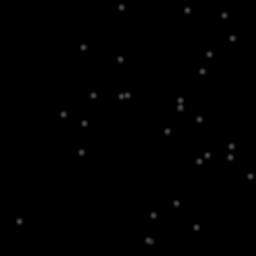
//> input picture Condensation/Code_texture (back up)/heightMap/heightMap.png, 256 x 256 px
$ ./normalMap   (built with g++ and OpenCV 4)
//> lines starting //> are read from the running program, lines starting //| are printed output that depends on the picture
//> further down, heightMap is the input picture: 256 rows x 256 cols, CV_8UC1; min 0, max 74, mean 0.7
#include <iostream>
#include <opencv2/opencv.hpp>
#include <glm/glm.hpp>
#include <glm/gtc/matrix_transform.hpp>
#include <glm/gtc/type_ptr.hpp>
#include <glm/gtx/rotate_vector.hpp>
#include <glm/gtx/vector_angle.hpp>

// dibagian bawah muncul garis putih

const int height = 1024;
const int width = 1024;

float z = -1;

int sobel_x[3][3] = {
    1, 0, -1,
    2, 0, -2,
    1, 0, -1
};

int sobel_y[3][3] = {
    1,  2,  1,
    0,  0,  0,
    -1, -2, -1
};


void checkCoordinate(int *x, int *y) {
    if (*x < 0) *x += 1;
    if (*y < 0) *y += 1;
    if (*x > width - 1) *x -= 1;
    if (*y > height - 1) *y -= 1;
}

void offsetAndClamp(int *value) {
    *value += 128;
    if (*value < 0) *value = 0;
    else if(*value > 255) *value = 255;
}

// camera ke z-

void calcGradient(cv::Mat heightMap, cv::Mat *grad_x, cv::Mat *grad_y) {
    for (int y = 0; y < height; y++) {
        for (int x = 0; x < width; x++) {
            int value_x = 0;
            int value_y = 0;
            for (int i = 0; i < 3; i++) {
                for (int j = 0; j < 3; j++) {
                    int y_i = y-1+i;
                    int x_i = x-1+j;
                    checkCoordinate(&x_i, &y_i);
                    value_x += sobel_x[i][j] * heightMap.at<unsigned char>(y_i,x_i);
                    value_y += sobel_y[i][j] * heightMap.at<unsigned char>(y_i, x_i);
                }
            }
            offsetAndClamp(&value_x);
            offsetAndClamp(&value_y);
            grad_x->at<unsigned char>(y,x) = value_x;
            grad_y->at<unsigned char>(y,x) = value_y;
        }
    }
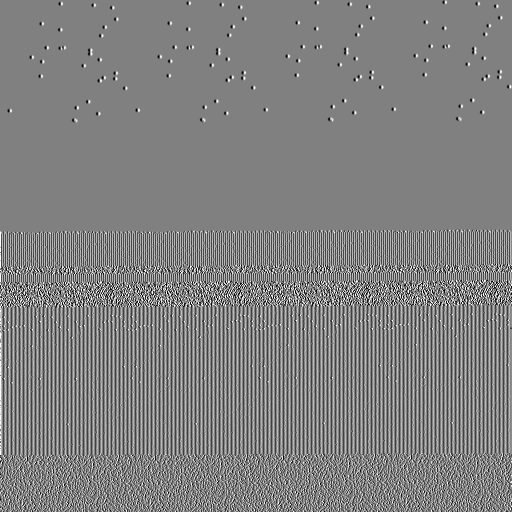
//> grad_x: 1024 rows x 1024 cols, CV_8UC1 (shown at 1/2 size); min 0, max 255, mean 127.9
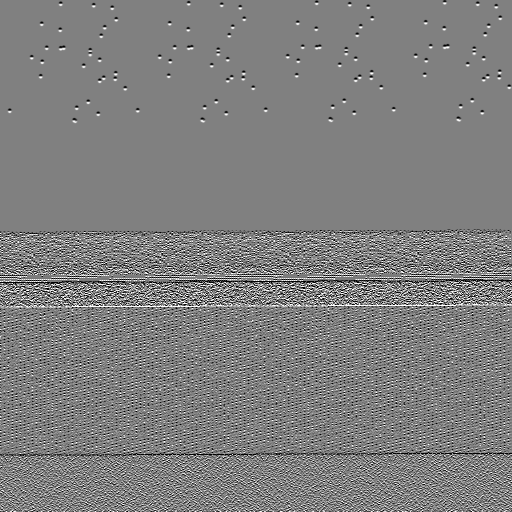
//> grad_y: 1024 rows x 1024 cols, CV_8UC1 (shown at 1/2 size); min 0, max 255, mean 126.7
}

void generateNormalMap(cv::Mat *normalMap, cv::Mat grad_x, cv::Mat grad_y) {
    for (int y = 0; y < height; y++) {
    int i = 0;
    int j = 0;
        for (int x = 0; x < width * 3 ; x +=3) {
            normalMap->at<unsigned char>(y,x) = 255;
            // std::cout << x << std::endl;
            normalMap->at<unsigned char>(y,x+1) = grad_y.at<unsigned char>(y, i++);
            normalMap->at<unsigned char>(y,x+2) = grad_x.at<unsigned char>(y, j++);
        }
    }
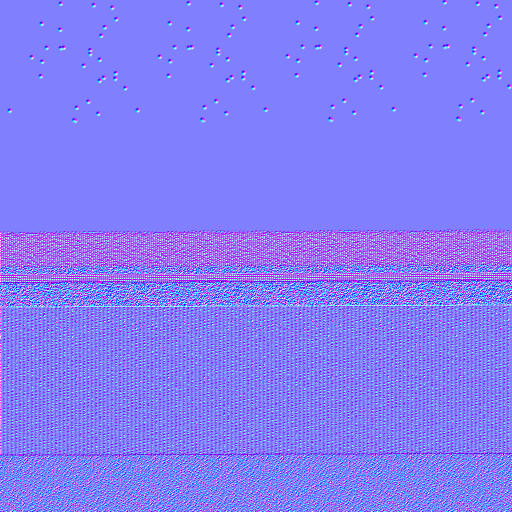
//> normalMap: 1024 rows x 1024 cols, CV_8UC3 (shown at 1/2 size); mean B, G, R 255, 126.7, 127.9
}

int main() {
    cv::Mat heightMap = cv::imread("heightMap.png", cv::IMREAD_GRAYSCALE);
    cv::Mat normalMap = cv::Mat::zeros(width, height, CV_8UC3);
    cv::Mat grad_x = cv::Mat::zeros(width, height, CV_8UC1);
    cv::Mat grad_y = cv::Mat::zeros(width, height, CV_8UC1);

    calcGradient(heightMap, &grad_x, &grad_y);

    generateNormalMap(&normalMap, grad_x, grad_y);

    // cv::imwrite("grad_x.jpeg", grad_x);
    // cv::imwrite("grad_y.jpeg", grad_y);
    cv::imwrite("normal.png", normalMap);
    return 0;
}
